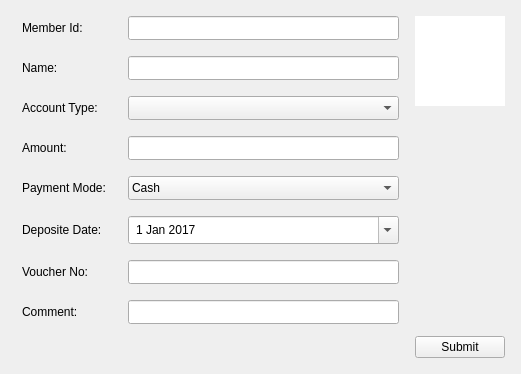
<?xml version="1.0" encoding="UTF-8"?>
<ui version="4.0">
 <class>Form</class>
 <widget class="QWidget" name="Form">
  <property name="geometry">
   <rect>
    <x>0</x>
    <y>0</y>
    <width>521</width>
    <height>374</height>
   </rect>
  </property>
  <property name="windowTitle">
   <string>Deposit Form</string>
  </property>
  <property name="styleSheet">
   <string notr="true">margin:5px;
padding:3px;

</string>
  </property>
  <layout class="QHBoxLayout" name="horizontalLayout_2">
   <item>
    <layout class="QHBoxLayout" name="horizontalLayout">
     <item>
      <layout class="QFormLayout" name="formLayout">
       <item row="0" column="0">
        <widget class="QLabel" name="label">
         <property name="text">
          <string>Member Id:</string>
         </property>
        </widget>
       </item>
       <item row="0" column="1">
        <widget class="QLineEdit" name="memberIdLineEdit"/>
       </item>
       <item row="1" column="0">
        <widget class="QLabel" name="label_3">
         <property name="text">
          <string>Name:</string>
         </property>
        </widget>
       </item>
       <item row="1" column="1">
        <widget class="QLineEdit" name="nameLineEdit">
         <property name="readOnly">
          <bool>true</bool>
         </property>
        </widget>
       </item>
       <item row="2" column="0">
        <widget class="QLabel" name="label_4">
         <property name="text">
          <string>Account Type:</string>
         </property>
        </widget>
       </item>
       <item row="2" column="1">
        <widget class="QComboBox" name="accountTypeComboBox"/>
       </item>
       <item row="3" column="0">
        <widget class="QLabel" name="label_5">
         <property name="text">
          <string>Amount:</string>
         </property>
        </widget>
       </item>
       <item row="3" column="1">
        <widget class="QLineEdit" name="amountLineEdit"/>
       </item>
       <item row="4" column="0">
        <widget class="QLabel" name="label_6">
         <property name="text">
          <string>Payment Mode:</string>
         </property>
        </widget>
       </item>
       <item row="4" column="1">
        <widget class="QComboBox" name="paymentModeComboBox">
         <item>
          <property name="text">
           <string>Cash</string>
          </property>
         </item>
         <item>
          <property name="text">
           <string>Check</string>
          </property>
         </item>
        </widget>
       </item>
       <item row="5" column="0">
        <widget class="QLabel" name="label_7">
         <property name="text">
          <string>Deposite Date:</string>
         </property>
        </widget>
       </item>
       <item row="5" column="1">
        <widget class="QDateEdit" name="depositeDateEdit">
         <property name="calendarPopup">
          <bool>true</bool>
         </property>
         <property name="timeSpec">
          <enum>Qt::LocalTime</enum>
         </property>
         <property name="date">
          <date>
           <year>2017</year>
           <month>1</month>
           <day>1</day>
          </date>
         </property>
        </widget>
       </item>
       <item row="6" column="0">
        <widget class="QLabel" name="label_8">
         <property name="text">
          <string>Voucher No:</string>
         </property>
        </widget>
       </item>
       <item row="6" column="1">
        <widget class="QLineEdit" name="voucherNoLineEdit"/>
       </item>
       <item row="7" column="1">
        <widget class="QLineEdit" name="commentLineEdit"/>
       </item>
       <item row="7" column="0">
        <widget class="QLabel" name="label_9">
         <property name="text">
          <string>Comment:</string>
         </property>
        </widget>
       </item>
      </layout>
     </item>
     <item>
      <layout class="QVBoxLayout" name="verticalLayout">
       <item>
        <widget class="QLabel" name="photoLabel">
         <property name="minimumSize">
          <size>
           <width>100</width>
           <height>100</height>
          </size>
         </property>
         <property name="maximumSize">
          <size>
           <width>100</width>
           <height>100</height>
          </size>
         </property>
         <property name="styleSheet">
          <string notr="true">background-color:rgb(255, 255, 255);</string>
         </property>
         <property name="text">
          <string/>
         </property>
         <property name="textFormat">
          <enum>Qt::PlainText</enum>
         </property>
         <property name="scaledContents">
          <bool>true</bool>
         </property>
        </widget>
       </item>
       <item>
        <spacer name="verticalSpacer">
         <property name="orientation">
          <enum>Qt::Vertical</enum>
         </property>
         <property name="sizeHint" stdset="0">
          <size>
           <width>20</width>
           <height>40</height>
          </size>
         </property>
        </spacer>
       </item>
       <item>
        <spacer name="verticalSpacer_3">
         <property name="orientation">
          <enum>Qt::Vertical</enum>
         </property>
         <property name="sizeHint" stdset="0">
          <size>
           <width>20</width>
           <height>40</height>
          </size>
         </property>
        </spacer>
       </item>
       <item>
        <widget class="QPushButton" name="depositPushButton">
         <property name="text">
          <string>Submit</string>
         </property>
        </widget>
       </item>
      </layout>
     </item>
    </layout>
   </item>
  </layout>
 </widget>
 <resources/>
 <connections/>
</ui>
